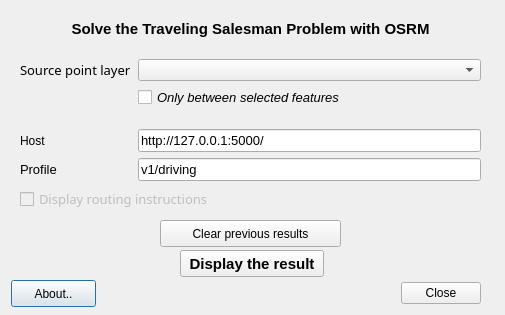
<?xml version="1.0" encoding="UTF-8"?>
<ui version="4.0">
 <class>OSRM_table_DialogBase</class>
 <widget class="QDialog" name="OSRM_table_DialogBase">
  <property name="geometry">
   <rect>
    <x>0</x>
    <y>0</y>
    <width>505</width>
    <height>315</height>
   </rect>
  </property>
  <property name="windowTitle">
   <string>OSRM</string>
  </property>
  <widget class="QPushButton" name="pushButton_about">
   <property name="geometry">
    <rect>
     <x>11</x>
     <y>280</y>
     <width>85</width>
     <height>27</height>
    </rect>
   </property>
   <property name="text">
    <string>About..</string>
   </property>
  </widget>
  <widget class="QDialogButtonBox" name="close_button_box">
   <property name="geometry">
    <rect>
     <x>390</x>
     <y>280</y>
     <width>91</width>
     <height>27</height>
    </rect>
   </property>
   <property name="orientation">
    <enum>Qt::Horizontal</enum>
   </property>
   <property name="standardButtons">
    <set>QDialogButtonBox::Close</set>
   </property>
  </widget>
  <widget class="QPushButton" name="pushButton_display">
   <property name="geometry">
    <rect>
     <x>180</x>
     <y>250</y>
     <width>144</width>
     <height>27</height>
    </rect>
   </property>
   <property name="font">
    <font>
     <family>Arial</family>
     <pointsize>11</pointsize>
     <weight>75</weight>
     <bold>true</bold>
    </font>
   </property>
   <property name="text">
    <string>Display the result</string>
   </property>
  </widget>
  <widget class="QWidget" name="layoutWidget">
   <property name="geometry">
    <rect>
     <x>20</x>
     <y>20</y>
     <width>461</width>
     <height>191</height>
    </rect>
   </property>
   <layout class="QFormLayout" name="formLayout">
    <property name="fieldGrowthPolicy">
     <enum>QFormLayout::AllNonFixedFieldsGrow</enum>
    </property>
    <item row="1" column="0">
     <spacer name="verticalSpacer_3">
      <property name="orientation">
       <enum>Qt::Vertical</enum>
      </property>
      <property name="sizeHint" stdset="0">
       <size>
        <width>20</width>
        <height>40</height>
       </size>
      </property>
     </spacer>
    </item>
    <item row="2" column="0">
     <widget class="QLabel" name="label_3">
      <property name="font">
       <font>
        <family>Sans Serif</family>
        <pointsize>10</pointsize>
       </font>
      </property>
      <property name="text">
       <string>Source point layer</string>
      </property>
     </widget>
    </item>
    <item row="2" column="1">
     <widget class="QgsMapLayerComboBox" name="comboBox_layer"/>
    </item>
    <item row="3" column="1">
     <widget class="QCheckBox" name="checkBox_selec_features">
      <property name="font">
       <font>
        <family>MS Shell Dlg 2</family>
        <pointsize>10</pointsize>
        <italic>true</italic>
       </font>
      </property>
      <property name="text">
       <string>Only between selected features</string>
      </property>
     </widget>
    </item>
    <item row="5" column="1">
     <spacer name="verticalSpacer_2">
      <property name="orientation">
       <enum>Qt::Vertical</enum>
      </property>
      <property name="sizeHint" stdset="0">
       <size>
        <width>20</width>
        <height>40</height>
       </size>
      </property>
     </spacer>
    </item>
    <item row="6" column="0">
     <widget class="QLabel" name="label_host">
      <property name="text">
       <string>Host</string>
      </property>
     </widget>
    </item>
    <item row="6" column="1">
     <widget class="QLineEdit" name="lineEdit_host">
      <property name="font">
       <font>
        <pointsize>10</pointsize>
       </font>
      </property>
      <property name="text">
       <string>http://127.0.0.1:5000/</string>
      </property>
     </widget>
    </item>
    <item row="7" column="0">
     <widget class="QLabel" name="label_4">
      <property name="font">
       <font>
        <pointsize>10</pointsize>
       </font>
      </property>
      <property name="text">
       <string>Profile</string>
      </property>
     </widget>
    </item>
    <item row="7" column="1">
     <widget class="QLineEdit" name="lineEdit_profileName">
      <property name="font">
       <font>
        <pointsize>10</pointsize>
       </font>
      </property>
      <property name="text">
       <string>v1/driving</string>
      </property>
     </widget>
    </item>
    <item row="8" column="0" colspan="2">
     <widget class="QCheckBox" name="checkBox_instructions">
      <property name="enabled">
       <bool>false</bool>
      </property>
      <property name="font">
       <font>
        <family>Sans Serif</family>
        <pointsize>10</pointsize>
        <italic>false</italic>
       </font>
      </property>
      <property name="text">
       <string>Display routing instructions</string>
      </property>
     </widget>
    </item>
    <item row="0" column="0" colspan="2">
     <widget class="QLabel" name="label_subtitle">
      <property name="font">
       <font>
        <family>Arial</family>
        <pointsize>11</pointsize>
        <weight>75</weight>
        <bold>true</bold>
       </font>
      </property>
      <property name="toolTip">
       <string>&lt;html&gt;&lt;head/&gt;&lt;body&gt;&lt;p align=&quot;center&quot;&gt;&lt;br/&gt;&lt;/p&gt;&lt;/body&gt;&lt;/html&gt;</string>
      </property>
      <property name="text">
       <string>&lt;html&gt;&lt;head/&gt;&lt;body&gt;&lt;p align=&quot;center&quot;&gt;Solve the Traveling Salesman Problem with OSRM&lt;/p&gt;&lt;/body&gt;&lt;/html&gt;</string>
      </property>
     </widget>
    </item>
   </layout>
  </widget>
  <widget class="QPushButton" name="pushButton_clear">
   <property name="geometry">
    <rect>
     <x>160</x>
     <y>220</y>
     <width>181</width>
     <height>27</height>
    </rect>
   </property>
   <property name="font">
    <font>
     <family>Arial</family>
    </font>
   </property>
   <property name="text">
    <string>Clear previous results</string>
   </property>
  </widget>
  <zorder>pushButton_about</zorder>
  <zorder>close_button_box</zorder>
  <zorder>pushButton_display</zorder>
  <zorder>layoutWidget</zorder>
  <zorder>pushButton_clear</zorder>
  <zorder>label_subtitle</zorder>
 </widget>
 <customwidgets>
  <customwidget>
   <class>QgsMapLayerComboBox</class>
   <extends>QComboBox</extends>
   <header>qgsmaplayercombobox.h</header>
  </customwidget>
 </customwidgets>
 <resources/>
 <connections>
  <connection>
   <sender>close_button_box</sender>
   <signal>accepted()</signal>
   <receiver>OSRM_table_DialogBase</receiver>
   <slot>accept()</slot>
   <hints>
    <hint type="sourcelabel">
     <x>20</x>
     <y>20</y>
    </hint>
    <hint type="destinationlabel">
     <x>20</x>
     <y>20</y>
    </hint>
   </hints>
  </connection>
  <connection>
   <sender>close_button_box</sender>
   <signal>rejected()</signal>
   <receiver>OSRM_table_DialogBase</receiver>
   <slot>reject()</slot>
   <hints>
    <hint type="sourcelabel">
     <x>20</x>
     <y>20</y>
    </hint>
    <hint type="destinationlabel">
     <x>20</x>
     <y>20</y>
    </hint>
   </hints>
  </connection>
 </connections>
</ui>
